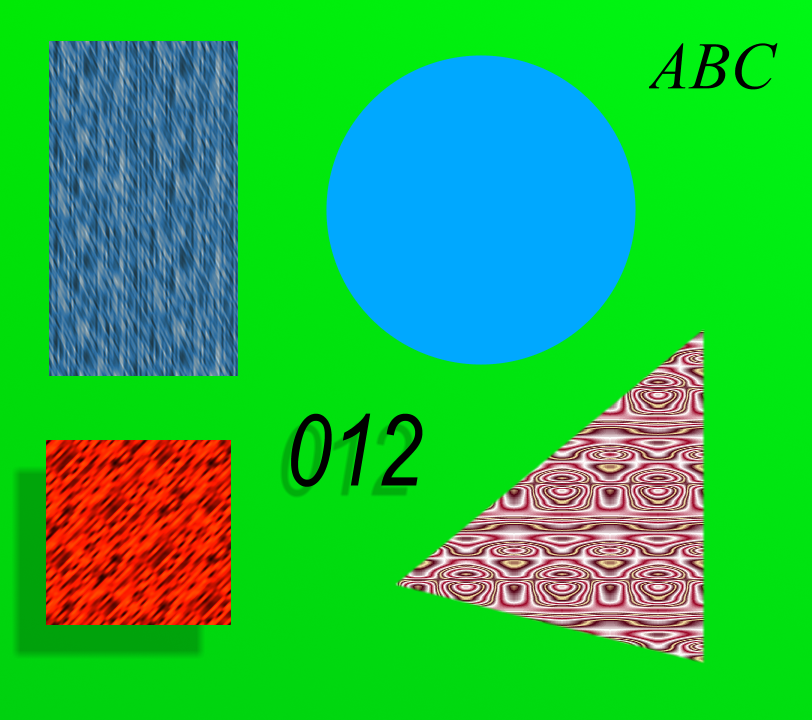
#> input picture notebook/p05/chromakey/0.bmp, 812 x 720 px, found by its file name
$ python main.py
#> lines starting #> are read from the running program, lines starting #| are printed output that depends on the picture; after the words box and inside, x2 and y2 are one past the last pixel; in counts of white or black regions, pixels touching at a corner belong together
### src/projetos/t5/main.py
#!/usr/bin/env python
# -*- coding: utf-8 -*-

import os
import numpy as np
import cv2
import matplotlib.pyplot as plt

from utils.pathbuilder import PathBuilder


def projeto5():
    # ================================================================================================================ #
    #   Constantes
    # ---------------------------------------------------------------------------------------------------------------- #
    GAMMA = 10
    RESIZE = 2

    # ================================================================================================================ #
    #   Constantes
    # ---------------------------------------------------------------------------------------------------------------- #
    count = 1

    # ================================================================================================================ #
    #   Imagens
    # ---------------------------------------------------------------------------------------------------------------- #
    images_name = ["chromakey/{0}.bmp".format(i) for i in range(0, 9)]
    prj_path = PathBuilder()

    for imgname in images_name:
        # Abrir imagem
        img = cv2.imread(prj_path.inputdir(imgname))
#> img is the input picture: shape (720, 812, 3); mean B, G, R 69.8, 184.7, 35.5
        img = cv2.cvtColor(img, cv2.COLOR_BGR2HSV)
#> img: shape (720, 812, 3); mean H, S, V 73.8, 228.2, 215.3

        teste = img

        # [7 lines of commented-out code are left out]

        plt.hist(img[:, :, 0].ravel(), 256, [0, 256])

        gsimg = cv2.cvtColor(cv2.cvtColor(img, cv2.COLOR_HSV2BGR), cv2.COLOR_BGR2GRAY)
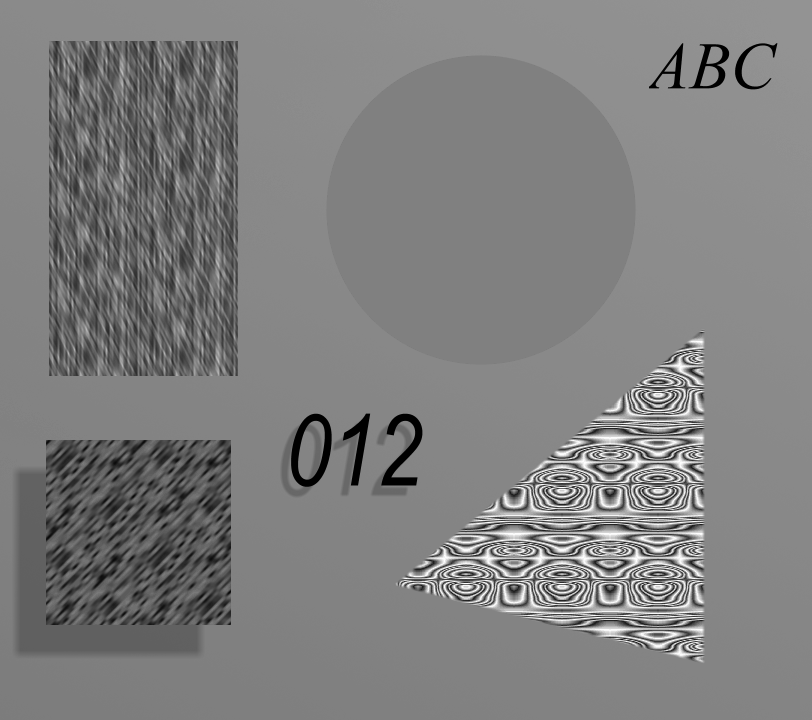
#> gsimg: shape (720, 812); min 0, max 253, mean 126.9
        ret, th = cv2.threshold(img[:, :, 2], 0, 255, cv2.THRESH_BINARY + cv2.THRESH_OTSU)
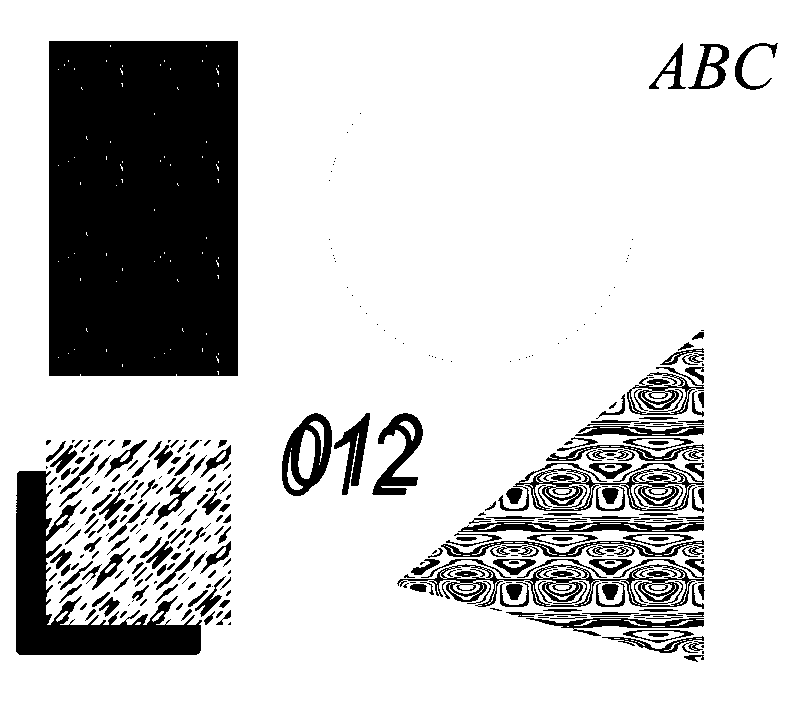
#> th: shape (720, 812); 80.5% white; 386 black regions (135 under 20 px), largest, box (x1, y1, x2, y2) and area: (49, 41, 238, 376) 63097, (16, 471, 202, 655) 11487, (397, 559, 704, 607) 3374
#> ret = 188
        cv2.imwrite(prj_path.outputdir("chromakey{0}.bmp".format(count)), th)

        count += 1

    plt.show()

    # ================================================================================================================ #

### src/utils/pathbuilder.py
#!/usr/bin/env python
# -*- coding: utf-8 -*-

import os
import sys
from pathlib import Path


class PathBuilder:

    def __init__(self):
        """
        Build absolute project path.
        """

        # First script called
        self.invoker = Path(os.getcwd()) / Path(sys.argv[0])

        # Project folder (root)
        sufix = 'src' + os.sep + str(__name__).replace('.', os.sep) + '.py'
        self.project = Path(__file__.replace(sufix, ''))

    def __getdir(self, dir):
        return self.project / 'imgs' / dir

    def inputdir(self, img: str):
        return str(self.__getdir('input') / img).replace('/', '\\')

    def outputdir(self, img: str):
        return str(self.__getdir('output') / img).replace('/', '\\')

### src/main.py
#!/usr/bin/env python
# -*- coding: utf-8 -*-

from projetos.t1.main import projeto1
from projetos.t2.main import projeto2
from projetos.t3.main import projeto3
from projetos.t4.main import projeto4
from projetos.t5.main import projeto5

#> (the run stopped early here; a loop or call above may not have finished)
